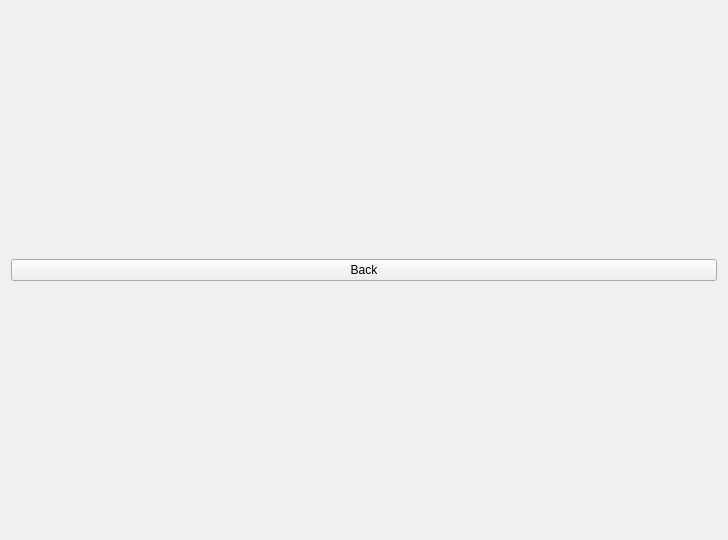
<?xml version="1.0" encoding="UTF-8"?>
<ui version="4.0">
 <class>Form</class>
 <widget class="QWidget" name="Form">
  <property name="geometry">
   <rect>
    <x>0</x>
    <y>0</y>
    <width>728</width>
    <height>540</height>
   </rect>
  </property>
  <property name="windowTitle">
   <string>Form</string>
  </property>
  <layout class="QGridLayout" name="gridLayout">
   <item row="0" column="0">
    <widget class="QPushButton" name="btnBack">
     <property name="text">
      <string>Back</string>
     </property>
    </widget>
   </item>
  </layout>
 </widget>
 <resources/>
 <connections/>
</ui>
